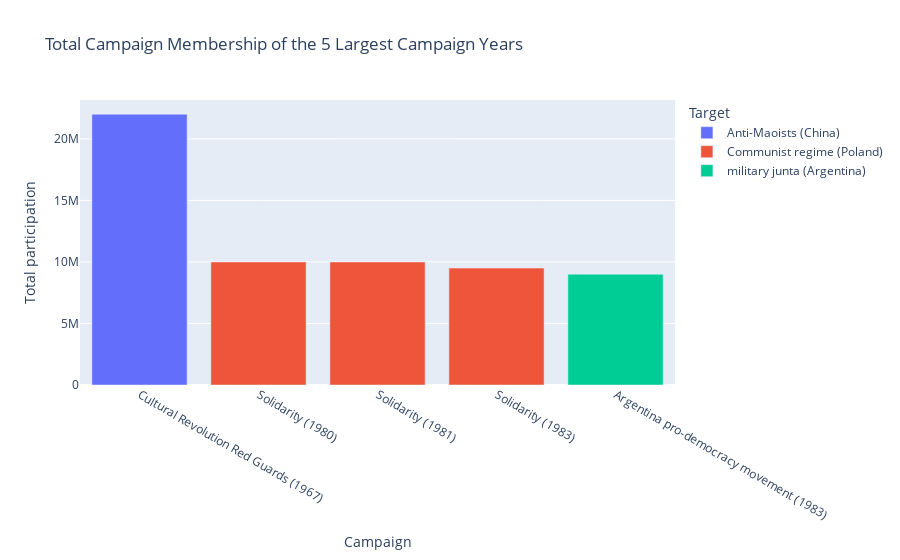

The notebook cell this image was saved under:
### Code cell
px.bar(
  top_5_data,
  x = 'Campaign',
  y = "Total participation",
    color = 'Target',
  title = 'Total Campaign Membership of the 5 Largest Campaign Years'
)

### Figure 1 — Plotly figure (JSON) as saved in the notebook; plotly's stock layout.template omitted (floating-point values rounded to 4 significant figures)
{"data": [{"alignmentgroup": "True", "hovertemplate": "Target=Anti-Maoists (China)<br>Campaign=%{x}<br>Total participation=%{y}<extra></extra>", "legendgroup": "Anti-Maoists (China)", "marker": {"color": "#636efa", "pattern": {"shape": ""}}, "name": "Anti-Maoists (China)", "offsetgroup": "Anti-Maoists (China)", "orientation": "v", "showlegend": true, "textposition": "auto", "type": "bar", "x": ["Cultural Revolution Red Guards (1967)"], "xaxis": "x", "y": [22000000], "yaxis": "y"}, {"alignmentgroup": "True", "hovertemplate": "Target=Communist regime (Poland)<br>Campaign=%{x}<br>Total participation=%{y}<extra></extra>", "legendgroup": "Communist regime (Poland)", "marker": {"color": "#EF553B", "pattern": {"shape": ""}}, "name": "Communist regime (Poland)", "offsetgroup": "Communist regime (Poland)", "orientation": "v", "showlegend": true, "textposition": "auto", "type": "bar", "x": ["Solidarity (1980)", "Solidarity (1981)", "Solidarity (1983)"], "xaxis": "x", "y": [10000000, 10000000, 9500000], "yaxis": "y"}, {"alignmentgroup": "True", "hovertemplate": "Target=military junta (Argentina)<br>Campaign=%{x}<br>Total participation=%{y}<extra></extra>", "legendgroup": "military junta (Argentina)", "marker": {"color": "#00cc96", "pattern": {"shape": ""}}, "name": "military junta (Argentina)", "offsetgroup": "military junta (Argentina)", "orientation": "v", "showlegend": true, "textposition": "auto", "type": "bar", "x": ["Argentina pro-democracy movement (1983)"], "xaxis": "x", "y": [9000000], "yaxis": "y"}], "layout": {"barmode": "relative", "legend": {"title": {"text": "Target"}, "tracegroupgap": 0}, "title": {"text": "Total Campaign Membership of the 5 Largest Campaign Years"}, "xaxis": {"anchor": "y", "domain": [0, 1], "title": {"text": "Campaign"}}, "yaxis": {"anchor": "x", "domain": [0, 1], "title": {"text": "Total participation"}}}}
